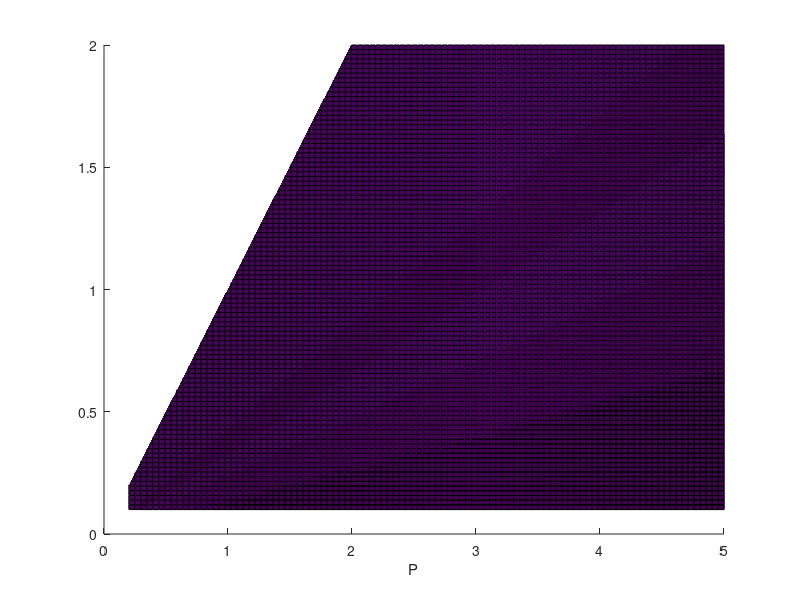

This chart was generated by the following MATLAB code: (Note: this script raises an error after producing the figure.)
G = -10.0;
T = 5.0;

P = 2.0;
R = linspace(0.0, 0.5, 1000);
y = max(0.0, -G + T * (log(R) - log(P)));
%approx = max(0.0, R - exp(G / T) * P);

approx_bad = max(0.0, T * (R * exp(-G / (2 * T)) - P * exp(G / (2 * T))));
approx = max(0.0, T * (R ./ P * exp(-G / T) - P ./ R * exp(G / T)));

plot(R, y, 'o', R, approx, R, approx_bad)

%assert(False)

clf;
P = linspace(1.0, 10.0, 1000);
R = 1.0;
y = max(0.0, -G + T * (log(R) - log(P)));
approx = max(0.0, T * (R ./ P * exp(-G / T) - P ./ R * exp(G / T)));
approx_bad = max(0.0, T * (R * exp(-G / (2 * T)) - P * exp(G / (2 * T))));


plot(P, y, 'o', P, approx, P, approx_bad)


P = linspace(0.2, 5, 100);
R = linspace(0.1, 2, 100);

[pg, rg] = meshgrid(P, R);

true = -G + T * (log(rg) - log(pg));
approx = T * (rg ./ pg * exp(-G / T) - pg ./ rg * exp(G / T));
worse = T * (rg * exp(-G / (2*T)) - pg * exp(G / (2*T)));
bad = T * (rg - exp(G / T) * pg);
best = T * (1.0 - pg ./ rg * exp(G / T));

clf;
hold on;
zlim([-10, 10])
surf(P, R, max(0.0, true))
xlabel('P')
surf(P, R, max(0.0, approx))
%surf(P, R, approx)
hold off;

assert(False)
Q = linspace(1e-1, 1e2, 1000);
y = -G - T * log(Q);
yy = T * (1.0 - Q * exp(G / T));

plot(Q, y, Q, max(0.0, yy))